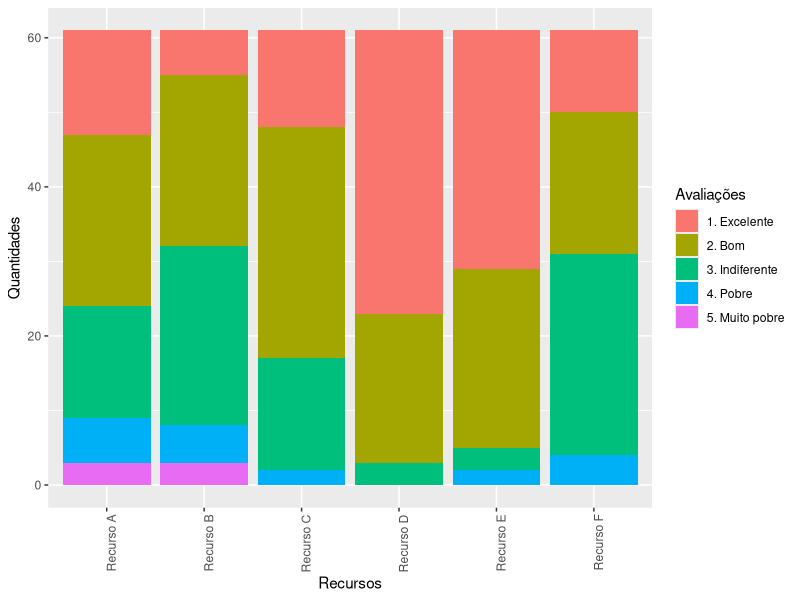

Reproduce this figure in R.
#instalação pacotes
#install.packages("readxl")
#install.packages("ggplot2")
library("ggplot2")
library("readxl")

data <- read_excel("dados/umses_graduacao_2018_vtidy.xlsx")


envio_info_pais_txt <- "Recurso A"
envio_info_pais <- data$evioinfo
envio_info_pais_excelente <- sum(envio_info_pais == '1')
envio_info_pais_bom <- sum(envio_info_pais == '2')
envio_info_pais_indiferente <- sum(envio_info_pais == '3')
envio_info_pais_ruim <- sum(envio_info_pais == '4')
envio_info_pais_muitoruim <- sum(envio_info_pais == '5')
envio_pais_max <- max(envio_info_pais_excelente)

envio_info_pais_arr <- c(
  envio_info_pais_excelente,
  envio_info_pais_bom,
  envio_info_pais_indiferente,
  envio_info_pais_ruim,
  envio_info_pais_muitoruim
)

motivos_promocionais_txt <- "Recurso B"#usando mídias sociais por motivos promocionais."
motivos_promocionais <- data$grandeuso
motivos_promocionais_excelente <- sum(motivos_promocionais == '1')
motivos_promocionais_bom <- sum(motivos_promocionais == '2')
motivos_promocionais_indiferente <- sum(motivos_promocionais == '3')
motivos_promocionais_ruim <- sum(motivos_promocionais == '4')
motivos_promocionais_muitoruim <- sum(motivos_promocionais == '5')

motivos_promocionais_arr <- c(
  motivos_promocionais_excelente,
  motivos_promocionais_bom,
  motivos_promocionais_indiferente,
  motivos_promocionais_ruim,
  motivos_promocionais_muitoruim
)

grupo_facebook_txt <- "Recurso C"#comunicar com os alunos."
grupo_facebook <- data$facegrupo
grupo_facebook_excelente <- sum(grupo_facebook == '1')
grupo_facebook_bom <- sum(grupo_facebook == '2')
grupo_facebook_indiferente <- sum(grupo_facebook == '3')
grupo_facebook_ruim <- sum(grupo_facebook == '4')
grupo_facebook_muitoruim <- sum(grupo_facebook == '5')

grupo_facebook_arr <- c(
  grupo_facebook_excelente,
  grupo_facebook_bom,
  grupo_facebook_indiferente,
  grupo_facebook_ruim,
  grupo_facebook_muitoruim
)

troca_infos_txt <- "Recurso D"#pesquisas e vídeos rapidamente. Quando alguém contribui com o grupo, seus membros recebem uma notificação. No Facebook para smartphone, estas trocas são enviadas diretamente para o dispositivo móvel dos alunos."
troca_infos <- data$trocainfo
troca_infos_excelente <- sum(troca_infos == '1')
troca_infos_bom <- sum(troca_infos == '2')
troca_infos_indiferente <- sum(troca_infos == '3')
troca_infos_ruim <- sum(troca_infos == '4')
troca_infos_muitoruim <- sum(troca_infos == '5')

troca_infos_arr <- c(
  troca_infos_excelente,
  troca_infos_bom,
  troca_infos_indiferente,
  troca_infos_ruim,
  troca_infos_muitoruim
)

compart_estud_profs_txt <- "Recurso E"#entre si."
compart_estud_profs <- data$compinfopal
compart_estud_profs_excelente <- sum(compart_estud_profs == '1')
compart_estud_profs_bom <- sum(compart_estud_profs == '2')
compart_estud_profs_indiferente <- sum(compart_estud_profs == '3')
compart_estud_profs_ruim <- sum(compart_estud_profs == '4')
compart_estud_profs_muitoruim <- sum(compart_estud_profs == '5')

compart_estud_profs_arr <- c(
  compart_estud_profs_excelente,
  compart_estud_profs_bom,
  compart_estud_profs_indiferente,
  compart_estud_profs_ruim,
  compart_estud_profs_muitoruim
)

pinterest_txt <- "Recurso F"#compartilhar, carregar, classificar e gerenciar imagens, vídeos e outros conteúdos multimídia. É ótimo para compartilhar recursos que os alunos acharem interessantes ou relevantes"
pinterest <- data$quadrovirtual
pinterest_excelente <- sum(pinterest == '1')
pinterest_bom <- sum(pinterest == '2')
pinterest_indiferente <- sum(pinterest == '3')
pinterest_ruim <- sum(pinterest == '4')
pinterest_muitoruim <- sum(pinterest == '5')

pinterest_arr <- c(
  pinterest_excelente,
  pinterest_bom,
  pinterest_indiferente,
  pinterest_ruim,
  pinterest_muitoruim
)

avaliacoes_recursos <- data.frame(
  "Avaliações" = c('1', '2', '3', '4', '5'),
  envio_info_pais_txt = envio_info_pais_arr,
  motivos_promocionais_txt = motivos_promocionais_arr,
  grupo_facebook_txt = grupo_facebook_arr,
  troca_infos_txt = troca_infos_arr,
  compart_estud_profs_txt = compart_estud_profs_arr,
  pinterest_txt = pinterest_arr
)

recursos = c(
  rep(envio_info_pais_txt, 5), 
  rep(motivos_promocionais_txt, 5), 
  rep(grupo_facebook_txt, 5),
  rep(troca_infos_txt, 5), 
  rep(compart_estud_profs_txt, 5), 
  rep(pinterest_txt, 5)
) # 5 avaliações

avaliacoes = rep(c(
  '1. Excelente', 
  '2. Bom', 
  '3. Indiferente',
  '4. Pobre',
  '5. Muito pobre'
), 6) # 6 recursos

valores = c(
  envio_info_pais_arr, motivos_promocionais_arr, grupo_facebook_arr,
  troca_infos_arr, compart_estud_profs_arr, pinterest_arr
)
valores[is.na(valores)] <- 0

dados = data.frame(recursos, avaliacoes, valores)

pdf("graficos/avaliacao_recursos_plataformas.pdf")

ggplot(dados, aes(fill=avaliacoes, y=valores, x=recursos)) +
  geom_bar(stat="identity") + labs(x = "Recursos", y = "Quantidades", fill = "Avaliações") +
  theme(axis.text.x = element_text(angle = 90, hjust = 1))

dev.off()
